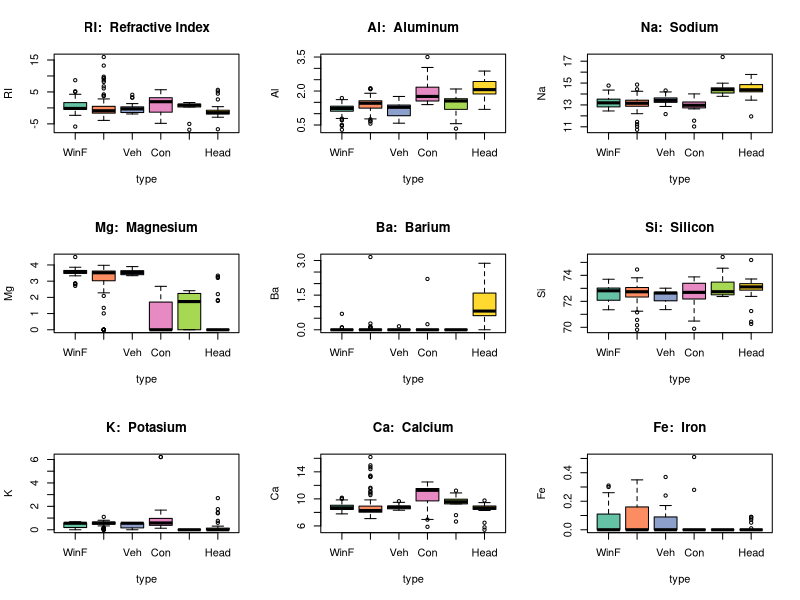
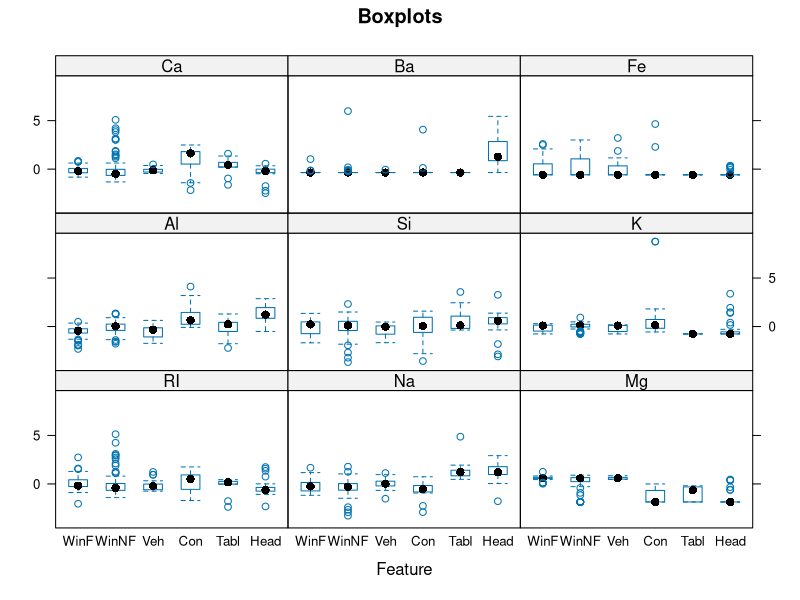
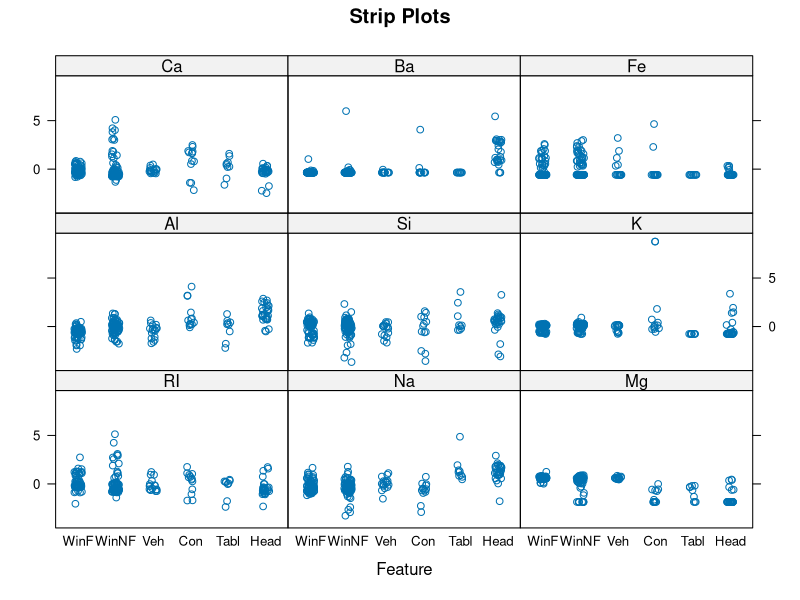
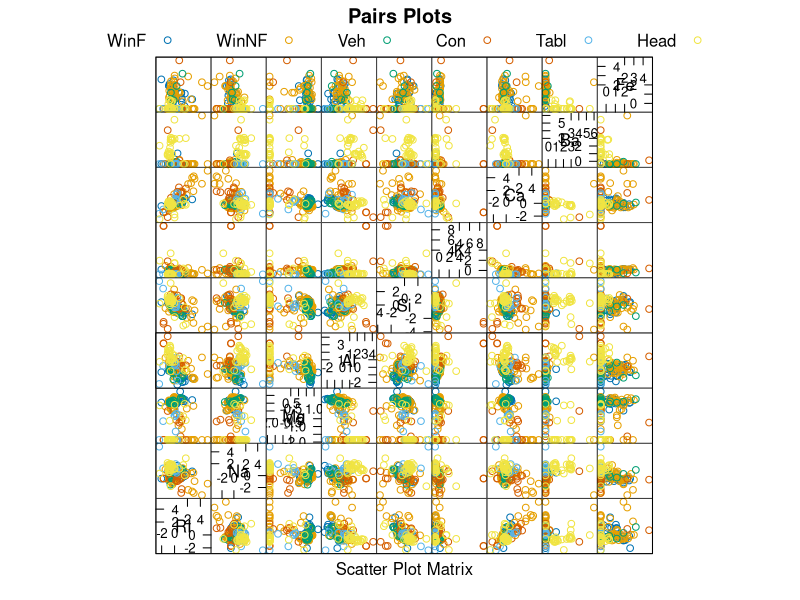
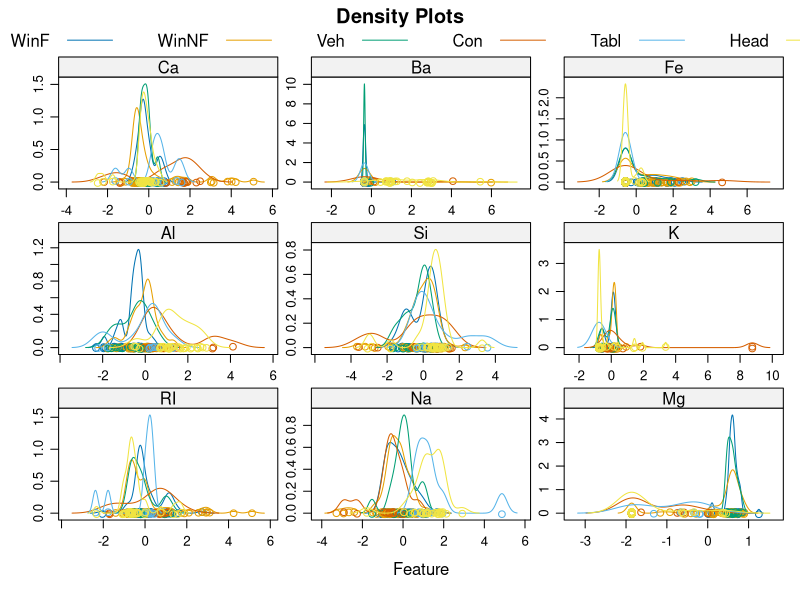

Recreate these plots in R, in order.
## ---- chunk 1
knitr::opts_chunk$set(echo = TRUE)
## ---- chunk 2
time.1 <- Sys.time()
## ---- chunk 3
library(MASS)    # fgl
library(dplyr)   # select
library(caret)   # featurePlot
## ---- chunk 4
rawData <- fgl
str(rawData)
## ---- chunk 5
head(rawData)
## ---- chunk 6
table(rawData$type)
## ---- chunk 7
type    <- rawData$type
rawData <- rawData %>% select(-type)
## ---- chunk 8
library(RColorBrewer)
colorSet <-brewer.pal(6, "Set2")   # Qualitative palette

par(mfrow=c(3,3))
plot(RI ~ type, data=fgl, col=colorSet, main="RI:  Refractive Index")
plot(Al ~ type, data=fgl, col=colorSet, main="Al:  Aluminum")
plot(Na ~ type, data=fgl, col=colorSet, main="Na:  Sodium")
plot(Mg ~ type, data=fgl, col=colorSet, main="Mg:  Magnesium")
plot(Ba ~ type, data=fgl, col=colorSet, main="Ba:  Barium")
plot(Si ~ type, data=fgl, col=colorSet, main="Si:  Silicon")
plot(K ~  type, data=fgl, col=colorSet, main="K:  Potasium")
plot(Ca ~ type, data=fgl, col=colorSet, main="Ca:  Calcium")
plot(Fe ~ type, data=fgl, col=colorSet, main="Fe:  Iron")
## ---- chunk 9
transformSetup <- preProcess(rawData, method=c("center", "scale"))
centeredScaled <- predict(transformSetup, rawData)
## ---- chunk 10
featurePlot(centeredScaled, type, "box", main="Boxplots")
## ---- chunk 11
featurePlot(centeredScaled, type,"strip", jitter=TRUE, main="Strip Plots")
## ---- chunk 12
featurePlot(centeredScaled, type, "pairs", auto.key=list(columns=6), main="Pairs Plots")
## ---- chunk 13
featurePlot(centeredScaled, type, "density", 
            scales=list(x=list(relation="free"), 
                        y=list(relation="free")),
            auto.key=list(columns=6), 
            main="Density Plots")
## ---- chunk 14
time.2 <- Sys.time()
processingTime <- paste("Processing time:", sprintf("%.1f",
                        as.numeric(difftime(time.2, time.1, units="secs"))), "sec\n")
